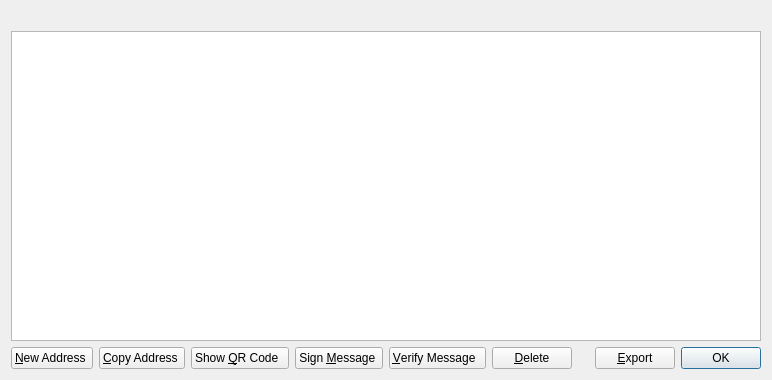
<?xml version="1.0" encoding="UTF-8"?>
<ui version="4.0">
 <class>AddressBookPage</class>
 <widget class="QWidget" name="AddressBookPage">
  <property name="geometry">
   <rect>
    <x>0</x>
    <y>0</y>
    <width>772</width>
    <height>380</height>
   </rect>
  </property>
  <property name="windowTitle">
   <string>Address Book</string>
  </property>
  <layout class="QVBoxLayout" name="verticalLayout">
   <item>
    <widget class="QLabel" name="labelExplanation">
     <property name="textFormat">
      <enum>Qt::PlainText</enum>
     </property>
     <property name="wordWrap">
      <bool>true</bool>
     </property>
    </widget>
   </item>
   <item>
    <widget class="QTableView" name="tableView">
     <property name="contextMenuPolicy">
      <enum>Qt::CustomContextMenu</enum>
     </property>
     <property name="toolTip">
      <string>Double-click to edit address or label</string>
     </property>
     <property name="tabKeyNavigation">
      <bool>false</bool>
     </property>
     <property name="alternatingRowColors">
      <bool>true</bool>
     </property>
     <property name="selectionMode">
      <enum>QAbstractItemView::SingleSelection</enum>
     </property>
     <property name="selectionBehavior">
      <enum>QAbstractItemView::SelectRows</enum>
     </property>
     <property name="sortingEnabled">
      <bool>true</bool>
     </property>
     <attribute name="verticalHeaderVisible">
      <bool>false</bool>
     </attribute>
    </widget>
   </item>
   <item>
    <layout class="QHBoxLayout" name="horizontalLayout">
     <item alignment="Qt::AlignLeft">
      <widget class="QPushButton" name="newAddress">
       <property name="toolTip">
        <string>Create a new address</string>
       </property>
       <property name="text">
        <string>&amp;New Address </string>
       </property>
       <property name="icon">
        <iconset resource="../bitcoin.qrc">
         <normaloff>:/icons/add</normaloff>:/icons/add</iconset>
       </property>
      </widget>
     </item>
     <item alignment="Qt::AlignLeft">
      <widget class="QPushButton" name="copyAddress">
       <property name="toolTip">
        <string>Copy the currently selected address to the system clipboard</string>
       </property>
       <property name="text">
        <string>&amp;Copy Address </string>
       </property>
       <property name="icon">
        <iconset resource="../bitcoin.qrc">
         <normaloff>:/icons/editcopy</normaloff>:/icons/editcopy</iconset>
       </property>
      </widget>
     </item>
     <item alignment="Qt::AlignLeft">
      <widget class="QPushButton" name="showQRCode">
       <property name="text">
        <string>Show &amp;QR Code  </string>
       </property>
       <property name="icon">
        <iconset resource="../bitcoin.qrc">
         <normaloff>:/icons/qrcode</normaloff>:/icons/qrcode</iconset>
       </property>
      </widget>
     </item>
     <item alignment="Qt::AlignLeft">
      <widget class="QPushButton" name="signMessage">
       <property name="toolTip">
        <string>Sign a message to prove you own a LemurCoin address</string>
       </property>
       <property name="text">
        <string>Sign &amp;Message </string>
       </property>
       <property name="icon">
        <iconset resource="../bitcoin.qrc">
         <normaloff>:/icons/edit</normaloff>:/icons/edit</iconset>
       </property>
      </widget>
     </item>
     <item alignment="Qt::AlignLeft">
      <widget class="QPushButton" name="verifyMessage">
       <property name="toolTip">
        <string>Verify a message to ensure it was signed with a specified LemurCoin address</string>
       </property>
       <property name="text">
        <string>&amp;Verify Message  </string>
       </property>
       <property name="icon">
        <iconset resource="../bitcoin.qrc">
         <normaloff>:/icons/transaction_0</normaloff>:/icons/transaction_0</iconset>
       </property>
      </widget>
     </item>
     <item>
      <widget class="QPushButton" name="deleteAddress">
       <property name="toolTip">
        <string>Delete the currently selected address from the list</string>
       </property>
       <property name="text">
        <string>&amp;Delete</string>
       </property>
       <property name="icon">
        <iconset resource="../bitcoin.qrc">
         <normaloff>:/icons/remove</normaloff>:/icons/remove</iconset>
       </property>
      </widget>
     </item>
     <item>
      <spacer name="horizontalSpacer">
       <property name="orientation">
        <enum>Qt::Horizontal</enum>
       </property>
       <property name="sizeHint" stdset="0">
        <size>
         <width>40</width>
         <height>20</height>
        </size>
       </property>
      </spacer>
     </item>
     <item>
      <widget class="QPushButton" name="exportButton">
       <property name="toolTip">
        <string>Export the data in the current tab to a file</string>
       </property>
       <property name="text">
        <string>&amp;Export</string>
       </property>
       <property name="icon">
        <iconset resource="../bitcoin.qrc">
         <normaloff>:/icons/export</normaloff>:/icons/export</iconset>
       </property>
      </widget>
     </item>
     <item>
      <widget class="QDialogButtonBox" name="buttonBox">
       <property name="sizePolicy">
        <sizepolicy hsizetype="Maximum" vsizetype="Fixed">
         <horstretch>0</horstretch>
         <verstretch>0</verstretch>
        </sizepolicy>
       </property>
       <property name="standardButtons">
        <set>QDialogButtonBox::Ok</set>
       </property>
      </widget>
     </item>
    </layout>
   </item>
  </layout>
 </widget>
 <resources>
  <include location="../bitcoin.qrc"/>
 </resources>
 <connections/>
</ui>
